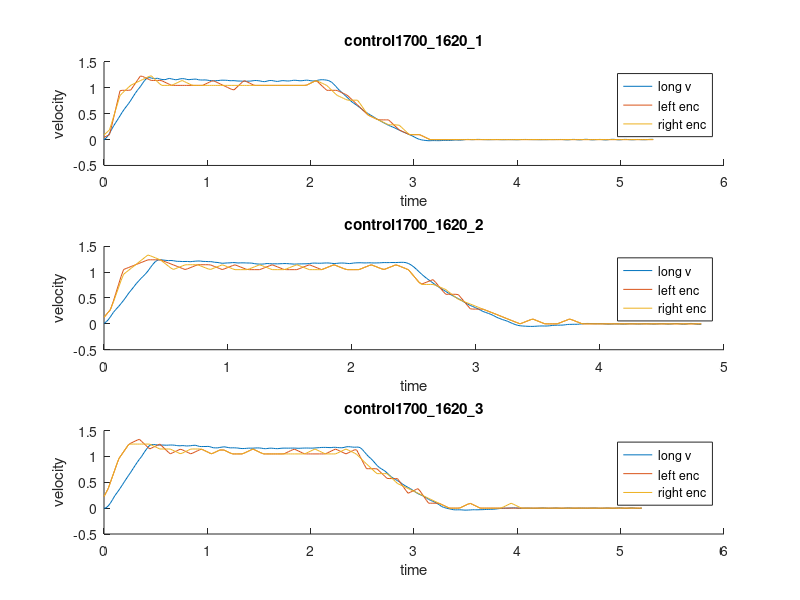
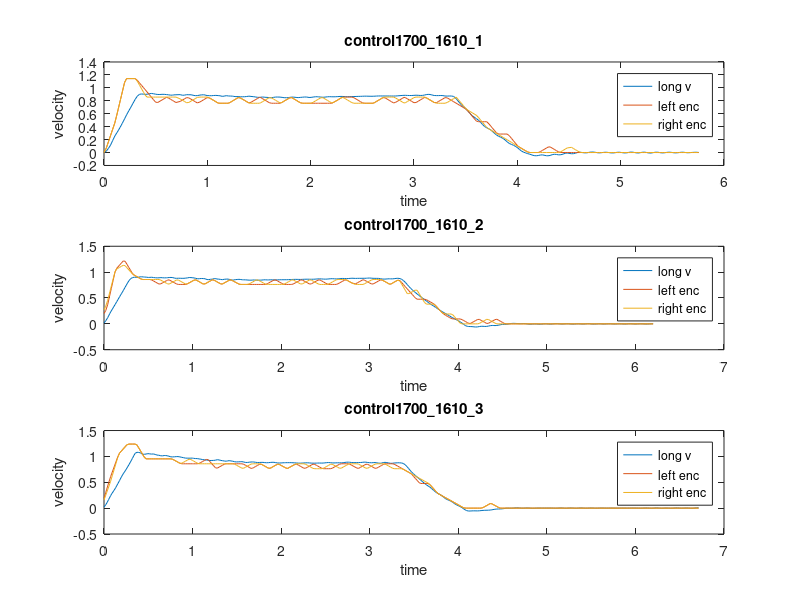

Recreate these plots in MATLAB, in order. (Note: this script raises an error after producing the figures.)
%compare controllers for accceleration
clear all
close all
clc
load('processed_control1700.mat')
trials=[7,8,9];

    
for i=1:length(trials)
    figure(1)
    subplot(length(trials),1,i)
    hold on
   	plot(processeddata(trials(i)).time,processeddata(trials(i)).mocap.longvelocity)
    plot(processeddata(trials(i)).time,processeddata(trials(i)).encoder.left)
    plot(processeddata(trials(i)).time,processeddata(trials(i)).encoder.right)
    legend('long v','left enc','right enc')
    xlabel('time')
    ylabel('velocity')
    title(trialnames(trials(i)),'interpreter','none')
end
  
    
    
    trials=[4,5,6];

for i=1:length(trials)
    figure(2)
    subplot(length(trials),1,i)
   	plot(processeddata(trials(i)).time,processeddata(trials(i)).mocap.longvelocity)
    hold on
    plot(processeddata(trials(i)).time,processeddata(trials(i)).encoder.left)
    plot(processeddata(trials(i)).time,processeddata(trials(i)).encoder.right)
    legend('long v','left enc','right enc')
    xlabel('time')
    ylabel('velocity')
    title(trialnames(trials(i)),'interpreter','none')
end
   for i=1:12
    figure(5)
    yyaxis('left')
    hold on
    plot(processeddata(i).time,processeddata(i).mocap.longvelocity,'r-')
     yyaxis('right')
     hold on
     plot(processeddata(i).time,processeddata(i).input.throttle,'g-')
end
figure(5)
  xlabel('time')
  yyaxis('left')
  ylabel('velocity')
   yyaxis('right')
   ylabel('throttle')
  title('fast controller')
%%
clear all
load('processed_controlslow.mat')
trials=[7,8,9];

    
for i=1:length(trials)
    figure(3)
    subplot(length(trials),1,i)
    hold on
   	plot(processeddata(trials(i)).time,processeddata(trials(i)).mocap.longvelocity)
    plot(processeddata(trials(i)).time,processeddata(trials(i)).encoder.left)
    plot(processeddata(trials(i)).time,processeddata(trials(i)).encoder.right)
    legend('long v','left enc','right enc')
    xlabel('time')
    ylabel('velocity')
    title(trialnames(trials(i)),'interpreter','none')
end


trials=[10,11,12];

    
for i=1:length(trials)
    figure(4)
    subplot(length(trials),1,i)
    hold on
   	plot(processeddata(trials(i)).time,processeddata(trials(i)).mocap.longvelocity)
    plot(processeddata(trials(i)).time,processeddata(trials(i)).encoder.left)
    plot(processeddata(trials(i)).time,processeddata(trials(i)).encoder.right)
    legend('long v','left enc','right enc')
    xlabel('time')
    ylabel('velocity')
    title(trialnames(trials(i)),'interpreter','none')
end
for i=10:12
    figure(6)
    yyaxis('left')
    hold on
    plot(processeddata(i).time,processeddata(i).mocap.longvelocity,'r-')
     yyaxis('right')
     hold on
    plot(processeddata(i).time,processeddata(i).input.throttle,'g-')
end
figure(6)
  xlabel('time')
  yyaxis('left')
  ylabel('velocity')
   yyaxis('right')
  ylabel('throttle')
  title('Slow Controller')
 %%
  clear all
load('processed_control1660_1620.mat')
p=zeros(5,2);
pb=zeros(5,2);
for i=1:5
    figure(7)

     yyaxis('left')
    hold on
    plot(processeddata(i).time,processeddata(i).mocap.longvelocity,'r-')
    yyaxis('right')
     hold on
    plot(processeddata(i).time,processeddata(i).input.throttle,'g-')
    %plot(processeddata(i).time,processeddata(i).mocap.pos(:,3),'b-')
    idx=find(processeddata(i).time>.5,1);
    idxbs=find(processeddata(i).time>2.6,1);
    idxbe=find(processeddata(i).time<2.8,1,'last');
    p(i,:)=polyfit(processeddata(i).time(1:idx),processeddata(i).mocap.longvelocity(1:idx),1);
    pb(i,:)=polyfit(processeddata(i).time(idxbs:idxbe),processeddata(i).mocap.longvelocity(idxbs:idxbe),1);
end

p1660=mean(p,1);
disp(['accel: ',num2str(p1660(1))])
p1400=mean(pb,1);
disp(['brake: ',num2str(p1400(1))])
t=linspace(0,.6);
tb=linspace(2.6,3.4);
figure(7)
%plot(t,polyval(p1660,t),'k')
%plot(tb,polyval(p1400,tb),'k')
 xlabel('time')
  yyaxis('left')
  ylabel('velocity')
   yyaxis('right')
  ylabel('throttle')
    